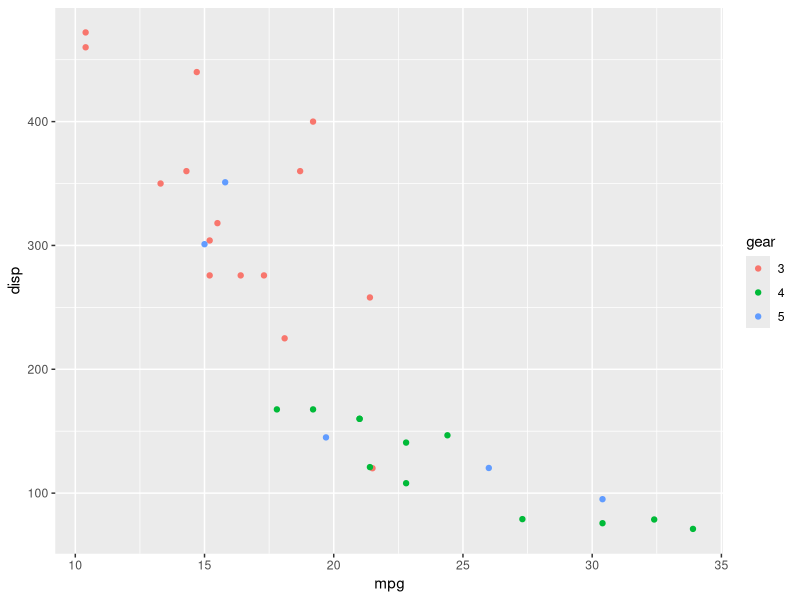
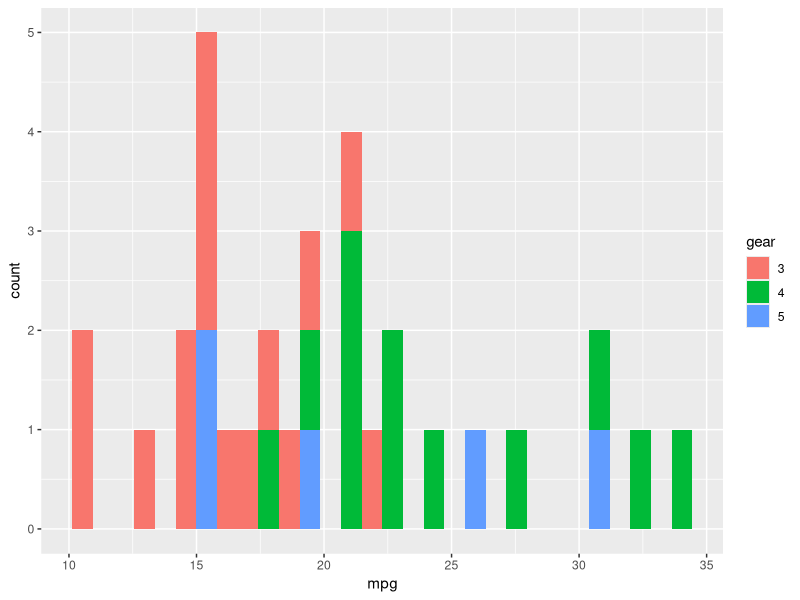
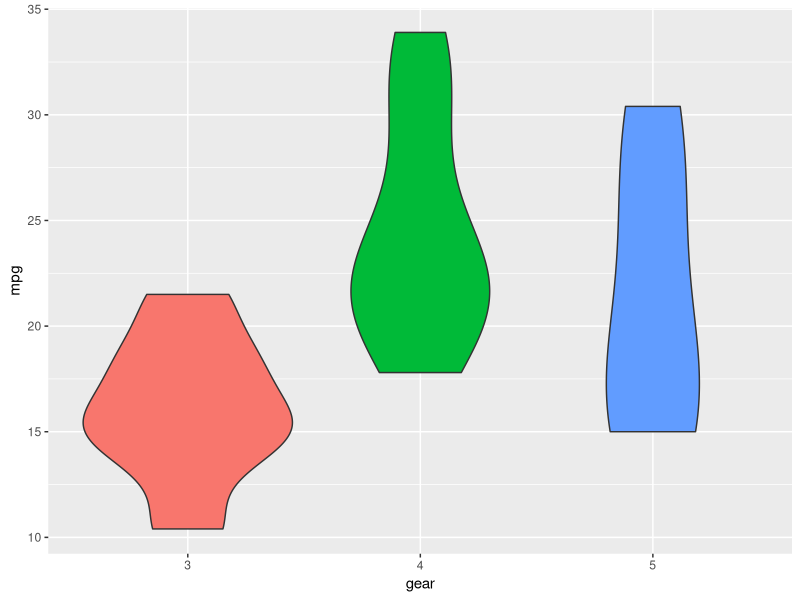
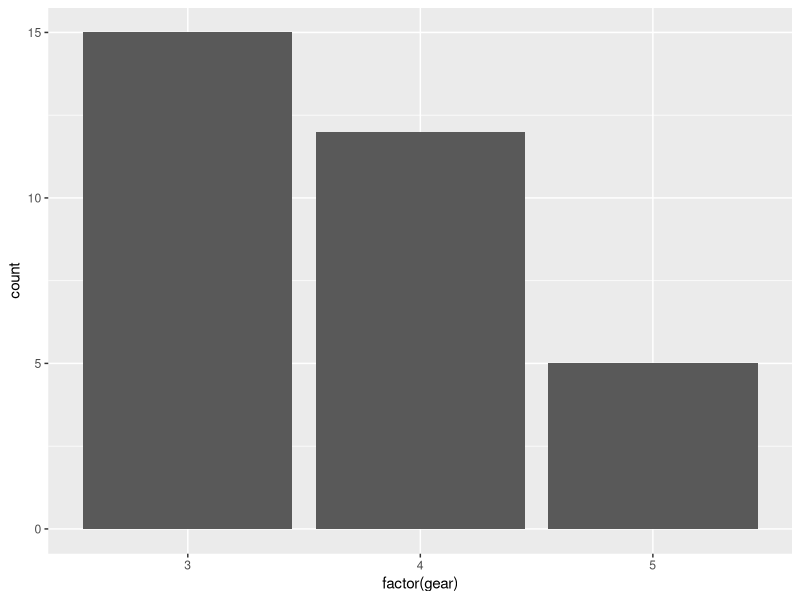
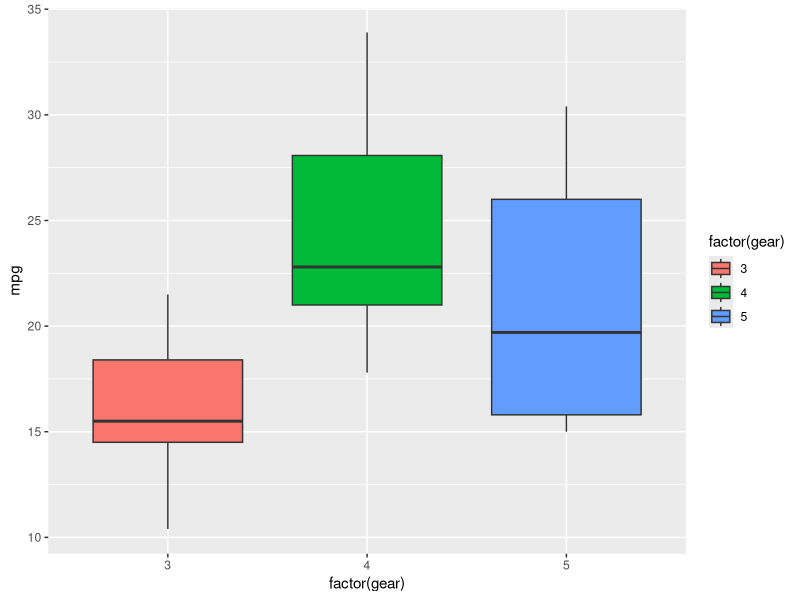
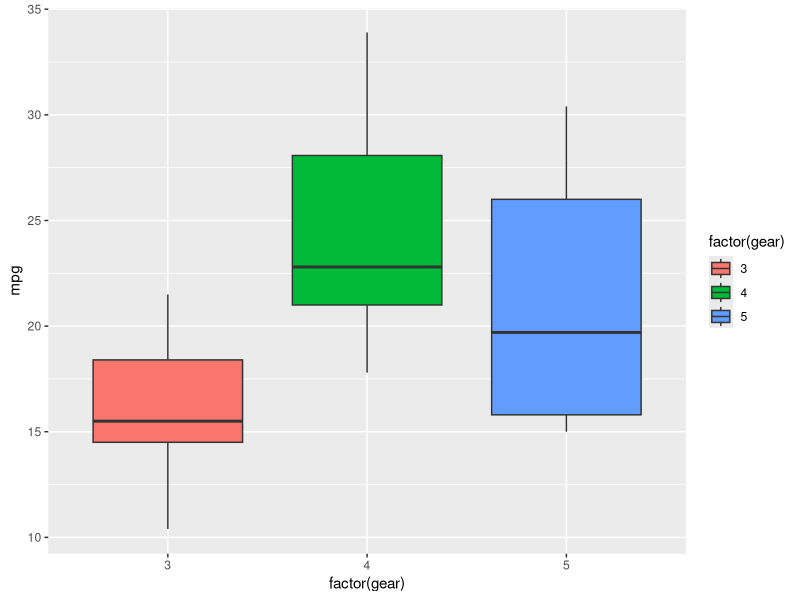

The R source for these figures, in order:

# Introduction to ggplot2 -------------------------------------------------

library(tidyverse)


## Load the data

data(mtcars)

## Plotting for Scatter Plot

ggplot(data = mtcars,mapping = aes(x = mpg,y = disp))+
  geom_point(aes(col=factor(gear)))+
  labs(color='gear')

## Histogram

p <- ggplot(data = mtcars,aes(x = mpg))+
  geom_histogram(aes(fill=factor(gear)))+
  labs(fill='gear')
p


## Violin Plot

ggplot(data = mtcars,aes(x = factor(gear),y = mpg))+
  geom_violin(aes(fill=factor(gear)),show.legend = FALSE)+
  labs(fill='gear',x='gear')

## Bar Plot

ggplot(data = mtcars,aes(x=factor(gear)))+
  geom_bar()

## Box Plot

ggplot(data = mtcars,aes(x=factor(gear),y = mpg))+
  geom_boxplot(aes(fill=factor(gear)))

## Save the Plot

ggsave(filename = 'boxplot.png',
plot = last_plot(),
path = here::here('plot'),width = 7,
height = 7,dpi = 300)


